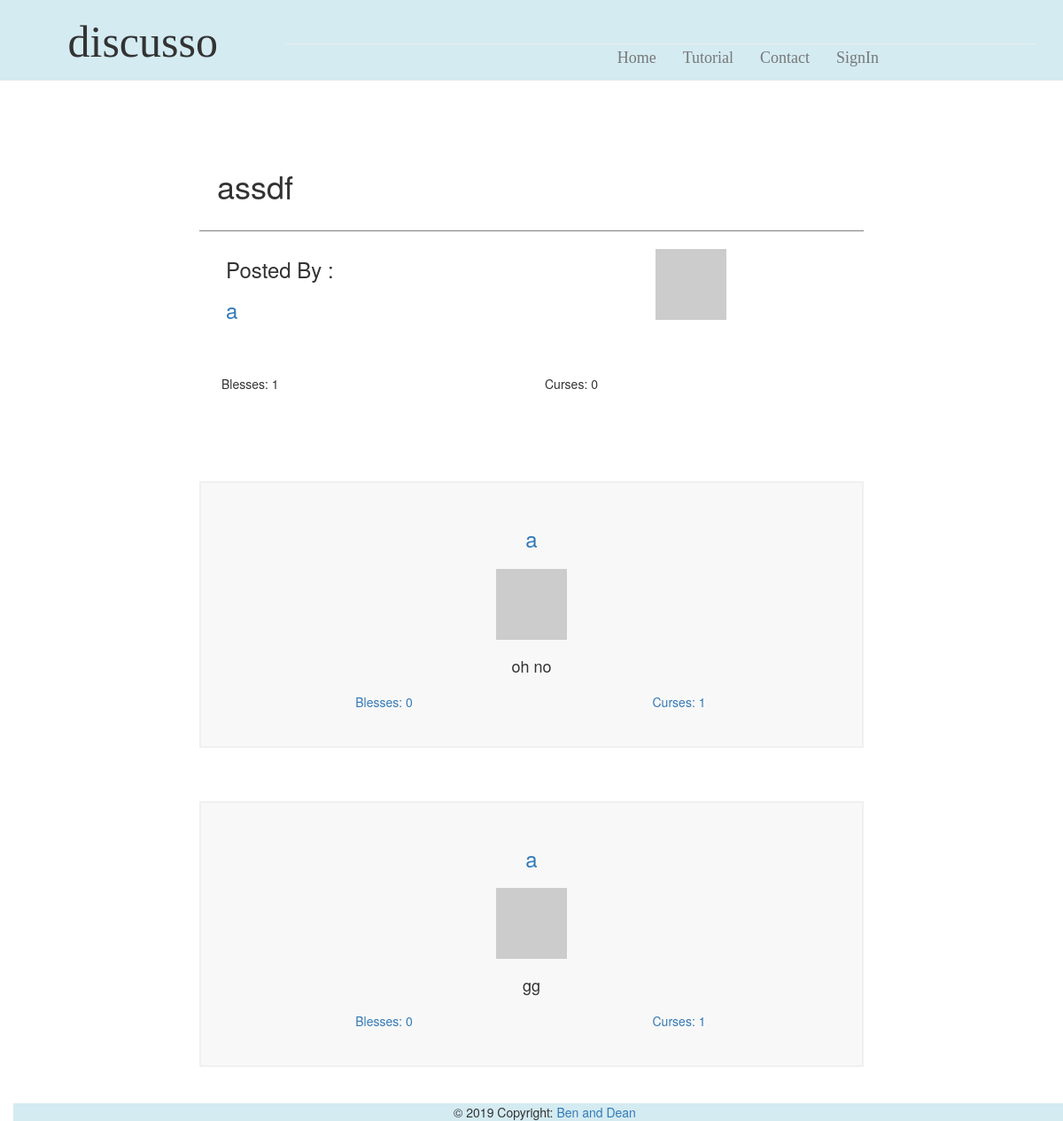
Page /topicpage/26 on the earlier database version.
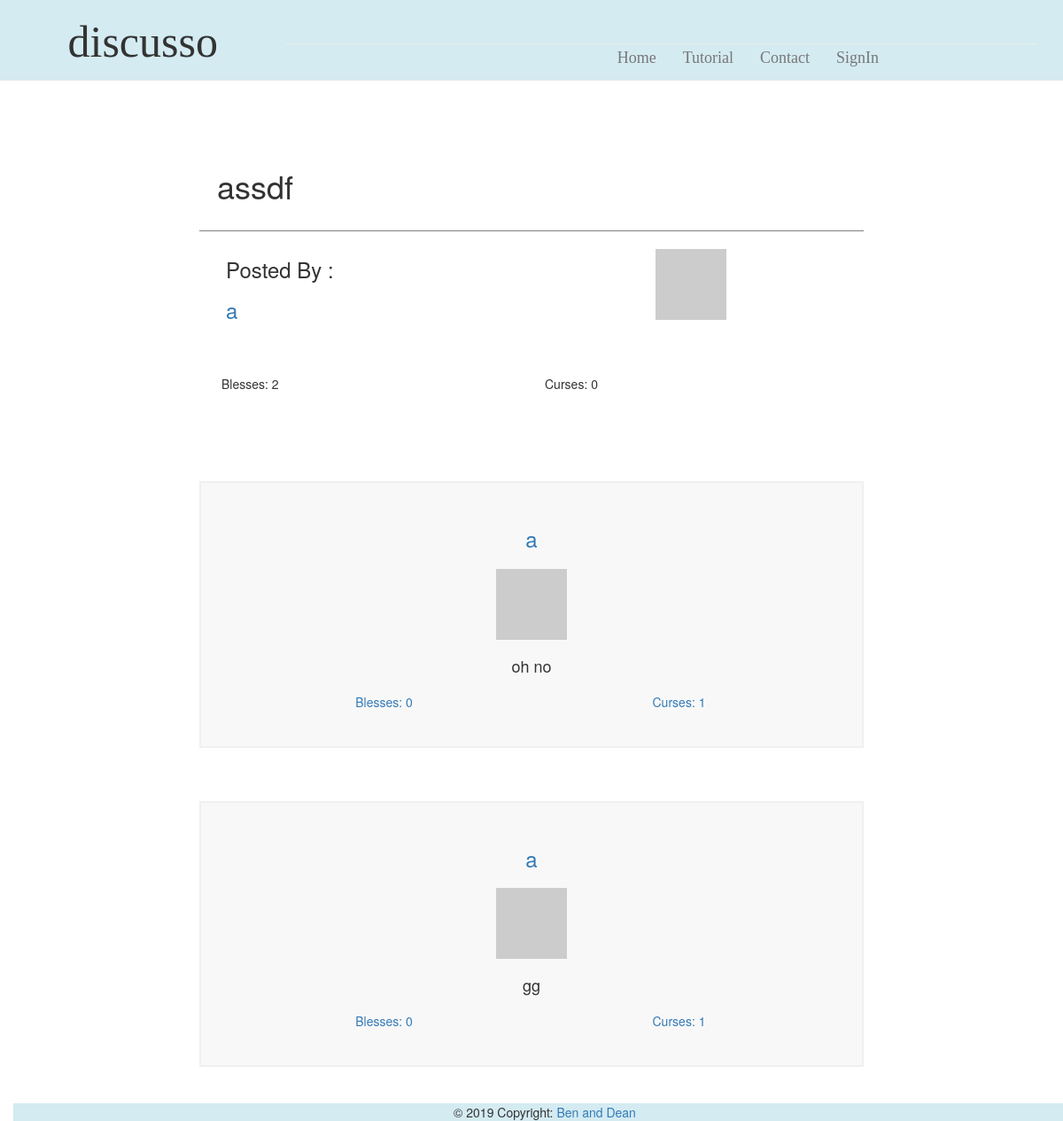
Same page on the later database version.
### app/models.py (models this page shows, shortened)
class Post(db.Model):
    id = db.Column(db.Integer, primary_key=True)
    title = db.Column(db.String(64))
    desc = db.Column(db.String(248))
    blesses = db.Column(db.Integer, default=0)
    curses = db.Column(db.Integer, default=0)
    timestamp = db.Column(db.DateTime, index=True, default=datetime.utcnow)
    user_id = db.Column(db.Integer, db.ForeignKey('user.id'))
    p_replies = db.relationship('Reply', backref='ogPost', lazy='dynamic')
    user_votes = db.relationship('Post_BC', backref='post', lazy='dynamic')

class User(UserMixin, db.Model):
    id = db.Column(db.Integer, primary_key=True)
    username = db.Column(db.String(64), index=True, unique=True)
    bio = db.Column(db.String(248))
    passwd_hash = db.Column(db.String(128))
    email = db.Column(db.String(120), index=True, unique=True)
    admin = db.Column(db.Boolean)
    blesses = db.Column(db.Integer, default=0)
    curses = db.Column(db.Integer, default=0)
    def avatar(self, size):
        digest = md5(self.email.lower().encode('utf-8')).hexdigest()
        return 'https://www.gravatar.com/avatar/{}?d=identicon&s={}'.format(
            digest, size)
    posts = db.relationship('Post', backref='author', lazy='dynamic')
    replies = db.relationship('Reply', backref='author', lazy='dynamic')

class Reply(db.Model):
    id = db.Column(db.Integer, primary_key=True)
    post_id = db.Column(db.Integer, db.ForeignKey('post.id'))
    text = db.Column(db.String(248))
    blesses = db.Column(db.Integer, default=0)
    curses = db.Column(db.Integer, default=0)
    timestamp = db.Column(db.DateTime, index=True, default=datetime.utcnow)
    stance = db.Column(db.Boolean)
    user_id = db.Column(db.Integer, db.ForeignKey('user.id'))
    user_votes = db.relationship('Reply_BC', backref='reply', lazy='dynamic')

### app/routes.py (the view, shortened to what this page needs)
@app.route('/topicpage/<postid>', methods=['GET', 'POST'])
def topic(postid):
    allUsers = User.query.all()
    myPost = Post.query.get(postid)
    if myPost is None:
        return render_template('404.html'), 404
    rForm = ReplyForm()
    myReply = myPost.p_replies.all()
    return render_template('topicpage.html', title='Topic', post=myPost, replies=myReply, form=rForm, user=allUsers)

### app/templates/topicpage.html (shortened to what this page needs)
{% extends "topbar.html" %}
{% block content %}
<div class="container-fluid">
	<div class="leftSide col-lg-2">
	</div>
	<div class="topicPage mainArea col-lg-8">
		<div id="question">
			<div class="special">
				<h1> {{post.title}} </h1>
			</div>
			{% for u in user %}
			{% if u.id == post.user_id %}
			<div class="poststuff container-fluid">
				<div class="col-lg-6">
					<h3> Posted By :</h3>
					<h3><a href="{{ url_for('profile',userid = '') }}{{u.id}}">{{u.username}}</a></li>
					</h3>
				</div>
				<div class="col-lg-6">
					<div class="imgBox">
						<img src="{{ u.avatar(128) }}">
					</div>
				</div>
			</div>
			{%endif%}
			{%endfor%}
			<div class="innerTopic container-fluid">
				{% if not current_user.is_anonymous %}
                    <div class="col-lg-6">
                        <a href= {{url_for('applyBCtoPost', uid=current_user.id, pid=post.id, option='bless')}}>Blesses: {{post.blesses}} </a>
                    </div>
                    <div class="col-lg-6">
                        <a href= {{url_for('applyBCtoPost', uid=current_user.id, pid=post.id, option='curse')}}>Curses: {{post.curses}} </a>
                    </div>
                {% else %}
                    <div class="col-lg-6">
                        <p>Blesses: {{post.blesses}} </p>
                    </div>
                    <div class="col-lg-6">
                        <p>Curses: {{post.curses}} </p>
                    </div>
				{% endif %}
				<br>
				<br>
				<div class="blurb">
					<br>
					<p>{{post.desc}}</p>
				</div>
			</div>
		</div>
		{% for reply in replies %}
		<div class="comment">
			<div class="header">
				{% for u in user %}
				{% if u.id == reply.user_id %}
				<h3><a href="{{ url_for('profile',userid = '') }}{{u.id}}">{{u.username}}</a></li>
				</h3>
				<div class="imgBox">
					<img src="{{ u.avatar(36) }}">
				</div>
				{%endif%}
				{%endfor%}
				<h4> {{reply.text}} </h4>
			</div>
			<div class="innerTopic container-fluid">
				<div class="col-lg-6">
					<a href= {{url_for('applyBCtoReply', reply_id=reply.id, option='bless')}}>Blesses: {{reply.blesses}} </a>
				</div>
				<div class="col-lg-6">
					<a href= {{url_for('applyBCtoReply', reply_id=reply.id, option='curse')}}>Curses: {{reply.curses}} </a>
				</div>
			</div>
		</div>
			<br>
			<br>
			<br>
			{% endfor %}
	</div>
	{% endblock %}

### app/templates/topbar.html (shortened to what this page needs)
<html>
<head>
    <link rel="stylesheet" href="https://maxcdn.bootstrapcdn.com/bootstrap/3.4.0/css/bootstrap.min.css">
    <link rel="stylesheet" type="text/css" href="{{ url_for('static',filename='stylesheet.css') }}">
</head>
<body>
    <nav class="hidden-xs hidden-sm navbar navbar-default navbar-fixed-top">
        <div class="top container-fluid">
            <div class="hidden-xs hidden-sm navTitle col-lg-3">
                <div class="nav-brand">
                    <h1>discusso</h1>
                </div>
            </div>
            <div class="hidden-xs hidden-sm topbarRight col-lg-9">
                <div class="page-header">
                    <ul class="nav navbar-nav navbar-right">
                        <li><a href="{{ url_for('homepage') }}">Home</a></li>
                        <li><a href="{{ url_for('tutorial') }}">Tutorial</a></li>
                        <li><a href="{{ url_for('contact') }}">Contact</a></li>
                        {% if current_user.is_anonymous %}
                        <li><a href="{{ url_for('signin') }}">SignIn</a></li>
                        {% else %}
                        <li><a href="{{ url_for('profile',userid = '') }}{{current_user.id}}">Profile</a></li>
                        <li><a href="{{ url_for('logout') }}">Sign Out</a></li>
                        {% endif %}
                    </ul>
                </div>
            </div>
        </div>
    </nav>
    {% block content %}{% endblock %}
    <footer class="page-footer font-small blue pt-4">
        <div class="container-fluid text-center">
            <div class="footer-copyright text-center py-3">© 2019 Copyright:
                <a href="http://http://teaching.csse.uwa.edu.au/units/CITS3403/"> Ben and Dean</a>
            </div>
        </div>
    </footer>
</body>
</html>

### app/static/stylesheet.css (style rules this page uses)
@media (min-width: 900px) { body { padding-top: 150px; } }
.navbar-default { text-align: center; background-color: #d4ebf2; font-family: Cambria, Cochin, Georgia, Times, 'Times New Roman', serif; font-size: large; }
.nav { padding-right: 30%; }
.page-header { padding-left: 30%; }
.navTitle h1 { font-size: 50px; }
.page-footer { background-color: #d4ebf2; position: fixed; bottom: 0; width: 100%; height: -15px; }
.innerTopic { padding: 10px; }
.special { padding: 20px; border-bottom: 1px solid grey; margin-bottom: 10px; }
.blurb p { font-size: large; padding-top: 40px; padding-left: 10%; padding-right: 10%; }
.imgBox { padding: 10px; text-align: center; }
.poststuff { padding-bottom: 40px; }
.comment { padding: 30px; text-align: center; background-color: #F8F8F8; border: 2px solid #F0F0F0; }

Differences in the rows shown:
changed Post "assdf": blesses "1" → "2"
